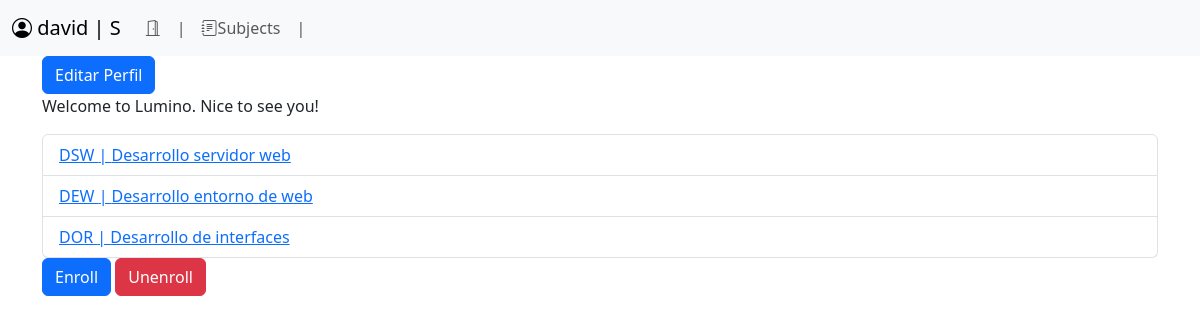
The page /subjects/ (signed in) on the database its author committed.
### users/models.py (models this page shows, shortened)
class Profile(models.Model):
    class Role(models.TextChoices):
        STUDENT = 'S', 'Student'
        TEACHER = 'T', 'Teacher'
    role = models.CharField(max_length=1, choices=Role, default=Role.STUDENT)
    user = models.OneToOneField(User, on_delete=models.CASCADE, related_name='profile')
    bio = models.TextField(blank=True)
    avatar = models.ImageField(upload_to='avatars/noavatar.png', blank=True, null=True)

### subjects/models.py (models this page shows, shortened)
class Subject(models.Model):
    code = models.CharField(unique=True, max_length=255)
    name = models.CharField(max_length=255)
    description = models.TextField(
        blank=True,
    )
    students = models.ManyToManyField(User, related_name='student_subjects', through='Enrollment')
    teacher = models.ForeignKey(
        User,
        on_delete=models.PROTECT,
        related_name='teacher_subjects',
    )

### subjects/views.py (the view)
# urls.py: path('', views.subject_list, name='subject-list'),
@login_required
def subject_list(request):
    profile = request.user.profile
    if profile.role == Profile.Role.TEACHER:
        subjects = Subject.objects.filter(teacher=request.user)
        not_teacher = False
    else:
        subjects = Subject.objects.filter(students=request.user)
        not_teacher = True
    return render(
        request, 'subjects/subject_list.html', {'subjects': subjects, 'not_teacher': not_teacher}
    )

### subjects/templates/subjects/subject_list.html (shortened to what this page needs)
{% extends "base.html" %}
{% block navbar %}
{% include "shared/navbar.html" %}
{% endblock navbar %}
{% block content %}
<a href="{% url 'users:edit-profile'    %}"><button class="btn btn-primary">Editar Perfil</button></a>
<p>Welcome to Lumino. Nice to see you!</p>
<ul class="list-group">
    {% for subject in subjects %}
        <li class="list-group-item"><a href="{% url 'subjects:subject-detail' subject.code %}">{{subject.code}} | {{ subject.name }}</a></li>
    {% endfor %}
</ul>
{% if not_teacher %}
    <a href="{% url 'subjects:enroll-subjects'%}"><button class="btn btn-primary">Enroll</button></a>
    <a href="{% url 'subjects:unenroll-subjects'%}"><button class="btn btn-danger">Unenroll</button></a>
{% endif %}
{% endblock content %}

### shared/templates/shared/navbar.html (shortened to what this page needs)
{% extends "base.html" %}
{% block navbar %}
<nav class="navbar navbar-expand-lg bg-body-tertiary ">
  <div class="container-fluid ">
    <a class="navbar-brand " href="#">
      <i class="bi bi-person-circle"></i>
      {{request.user.username}} | {{request.user.profile.role}}
    </a>
    <div class="collapse navbar-collapse" id="navbarNav">
      <ul class="navbar-nav">
        <li class="nav-item">
          <a class="nav-link" href="{% url 'logout' %}"><i class="bi bi-door-open"></i></a>
        </li>
        <li class="nav-item">
          <a class="nav-link" href="#">|</a>
        </li>
        <li class="nav-item">
          <a class="nav-link" href="{% url "subjects:subject-list" %}"><i class="bi bi-journal-text"></i>Subjects</a>
        </li>
        <li class="nav-item">
          <a class="nav-link" href="#">|</a>
        </li>
      </ul>
    </div>
  </div>
</nav>
{% endblock navbar %}

### rows shown on the page
Subject: code "DSW", name "Desarrollo servidor web"
Subject: code "DEW", name "Desarrollo entorno de web"
Subject: code "DOR", name "Desarrollo de interfaces"

### other values the page prints
{{ request.user.username }} "david"
{{ request.user.profile.role }} "S"
